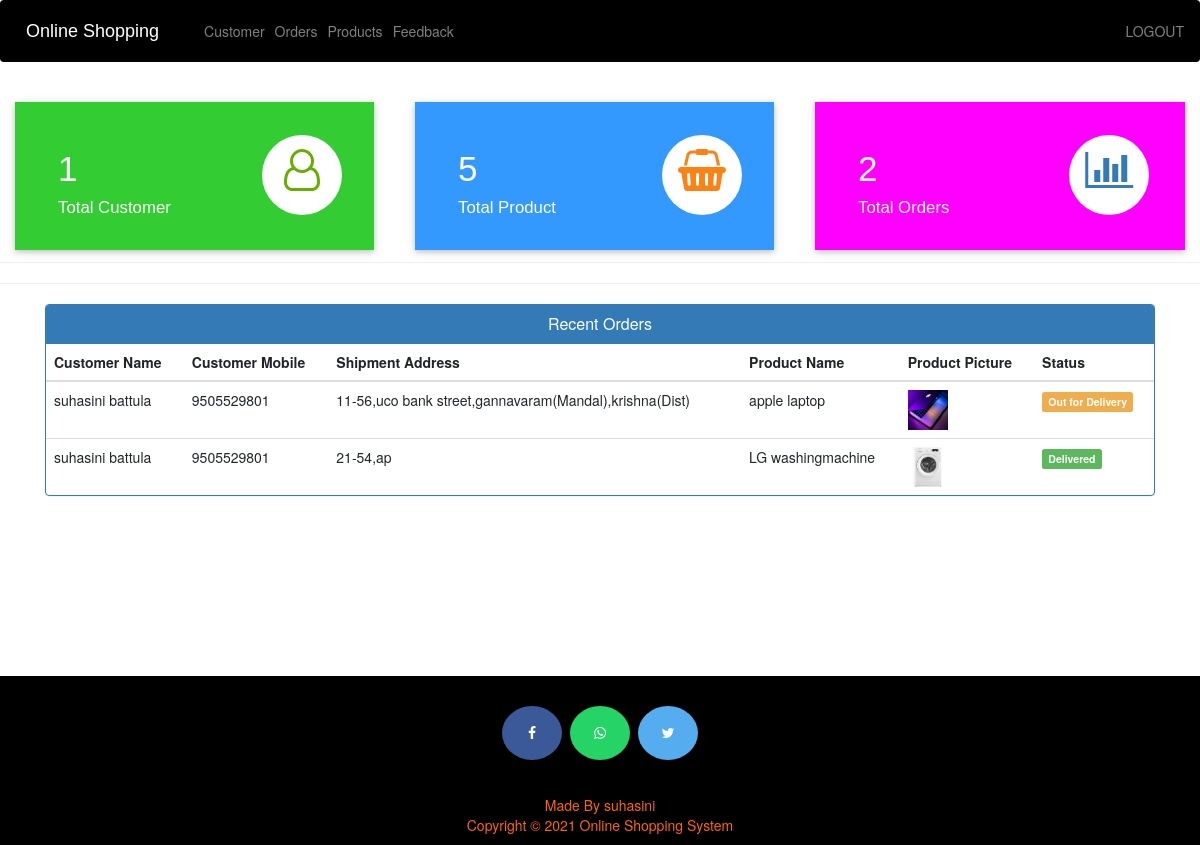
Screenshot of /admin-dashboard (signed in) with the database file from the repository.
### ecom/models.py (models this page shows, shortened)
class Customer(models.Model):
    user=models.OneToOneField(User,on_delete=models.CASCADE)
    profile_pic= models.ImageField(upload_to='profile_pic/CustomerProfilePic/',null=True,blank=True)
    address = models.CharField(max_length=40)
    mobile = models.CharField(max_length=20,null=False)
    @property
    def get_name(self):
        return self.user.first_name+" "+self.user.last_name

class Orders(models.Model):
    STATUS =(
        ('Pending','Pending'),
        ('Order Confirmed','Order Confirmed'),
        ('Out for Delivery','Out for Delivery'),
        ('Delivered','Delivered'),
    )
    customer=models.ForeignKey('Customer', on_delete=models.CASCADE,null=True)
    product=models.ForeignKey('Product',on_delete=models.CASCADE,null=True)
    email = models.CharField(max_length=50,null=True)
    address = models.CharField(max_length=500,null=True)
    mobile = models.CharField(max_length=20,null=True)
    order_date= models.DateField(auto_now_add=True,null=True)
    status=models.CharField(max_length=50,null=True,choices=STATUS)

class Product(models.Model):
    name=models.CharField(max_length=40)
    product_image= models.ImageField(upload_to='product_image/',null=True,blank=True)
    price = models.PositiveIntegerField()
    description=models.CharField(max_length=40)

### ecom/views.py (the view)
# urls.py: path('admin-dashboard', views.admin_dashboard_view,name='admin-dashboard'),
@login_required(login_url='adminlogin')
def admin_dashboard_view(request):
    customercount=models.Customer.objects.all().count()
    productcount=models.Product.objects.all().count()
    ordercount=models.Orders.objects.all().count()
    orders=models.Orders.objects.all()
    ordered_products=[]
    ordered_bys=[]
    for order in orders:
        ordered_product=models.Product.objects.all().filter(id=order.product.id)
        ordered_by=models.Customer.objects.all().filter(id = order.customer.id)
        ordered_products.append(ordered_product)
        ordered_bys.append(ordered_by)
    mydict={
    'customercount':customercount,
    'productcount':productcount,
    'ordercount':ordercount,
    'data':zip(ordered_products,ordered_bys,orders),
    }
    return render(request,'ecom/admin_dashboard.html',context=mydict)

### templates/ecom/admin_dashboard.html
{% extends 'ecom/admin_base.html' %}
{% load static %}
{% block content %}
<br>
{%include 'ecom/admin_dashboard_cards.html'%}
<br><br><br><br><br>
<hr><hr>
<div class="container" >
    <div class="panel panel-primary" >
      <div class="panel-heading" style="text-align:center;">
        <h6 class="panel-title">Recent Orders</h6>
      </div>
      <table class="table table-hover" id="dev-table">
        <thead>
          <tr>
            <th>Customer Name</th>
            <th>Customer Mobile</th>
            <th>Shipment Address</th>
            <th>Product Name</th>
            <th>Product Picture</th>
            <th>Status</th>
          </tr>
        </thead>
        {% for product,customer,order in data %}
        <tr>
          {% for c in customer %}
          <td> {{c.get_name}}</td>
          <td>{{c.mobile}}</td>
          <td>{{order.address}}</td>
          {% endfor %}
          {% for p in product %}
          <td> {{p.name}}</td>
          <td> <img src="{% static p.product_image.url %}" alt="Profile Pic" height="40px" width="40px" /></td>
          {% if order.status == 'Pending'%}
          <td> <span class="label label-info">{{order.status}}</span></td>
          {% elif order.status == 'Delivered' %}
          <td> <span class="label label-success">{{order.status}}</span></td>
          {% elif order.status == 'Out for Delivery' %}
          <td> <span class="label label-warning">{{order.status}}</span></td>
          {%else%}
            <td> <span class="label label-primary">{{order.status}}</span></td>
          {%endif%}
          {% endfor %}
        </tr>
        {% endfor %}
      </table>
  </div>
</div>
{% endblock content %}

### rows the page displays
Orders: address "11-56,uco bank street,gannavaram(Mandal),krishna(Dist)", status "Out for Delivery"
Customer: get_name "suhasini battula", mobile "9505529801"
Product: name "apple laptop", product_image (picture)
Orders: address "21-54,ap", status "Delivered"
Product: name "LG washingmachine", product_image (picture)

### other values shown
{{ customercount }} "1"
{{ productcount }} "5"
{{ ordercount }} "2"
